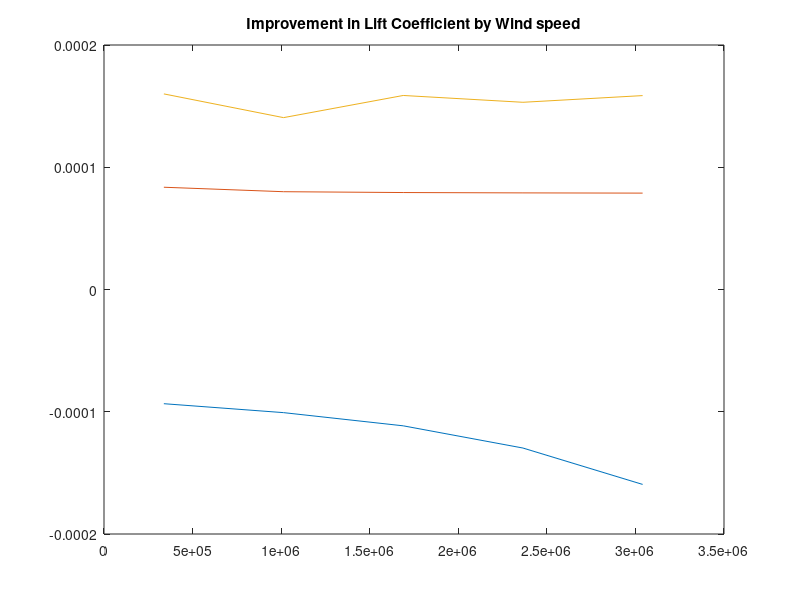

Reproduce this figure in MATLAB. (Note: this script raises an error after producing the figure.)

close all
clear
clc

flatPlateLiftCoeff= ...
    [0.0001539939936 0.000159174863 0.0001696671582 0.0001877435053 0.0002174978982;...
    0.0004765066667 0.0004761481481 0.000476 0.0004760163265 0.000475983539;
    0.00122216 0.001221511111 0.001221653333 0.001221714286 0.001221662551;
    ];
airFoilLiftCoeff= ...
    [
    0.00006058133333 0.0000584562963 0.0000581632 0.00005807346939 0.00005805761317;
    0.00056016 0.0005561481481 0.0005553173333 0.000555047619 0.0005548312757;
    0.00138216 0.001362103704 0.001380373333 0.001374857143 0.001380279835;    ];

reynoldsNumber= ...
[
337837.8378 1013513.514 1689189.189 2364864.865 3040540.541;
337837.8378 1013513.514 1689189.189 2364864.865 3040540.541;
337837.8378 1013513.514 1689189.189 2364864.865 3040540.541; ];
%%

figure;
plot(reynoldsNumber(1,:),airFoilLiftCoeff(1,:)-flatPlateLiftCoeff(1,:))
hold on;
plot(reynoldsNumber(2,:),airFoilLiftCoeff(2,:)-flatPlateLiftCoeff(2,:))
plot(reynoldsNumber(3,:),airFoilLiftCoeff(3,:)-flatPlateLiftCoeff(3,:))
title("Improvement in Lift Coefficient by Wind speed")
subtitle("Foil - Flat Plate")
xlabel("Reynolds Number");
ylabel("\Delta C_{L}");
legend("5 Deg", "15 Deg", "45 Deg");


%%

figure;
plot(reynoldsNumber(1,:),(airFoilLiftCoeff(1,:)-flatPlateLiftCoeff(1,:))./airFoilLiftCoeff(1,:) * 100)
hold on;
plot(reynoldsNumber(1,:),(airFoilLiftCoeff(2,:)-flatPlateLiftCoeff(2,:))./airFoilLiftCoeff(2,:)* 100)
plot(reynoldsNumber(1,:),(airFoilLiftCoeff(3,:)-flatPlateLiftCoeff(3,:))./airFoilLiftCoeff(3,:)* 100)
title("Percent Improvement in Lift Coefficient by Wind speed")
subtitle("(C_{Foil} - C_{Flat Plate} ) / (C_{Foil}) * 100%")
xlabel("Reynolds Number");
ylabel("% Improvement");
legend("5 Deg", "15 Deg", "45 Deg");

%%

figure;
plot(reynoldsNumber(1,:),(airFoilLiftCoeff(1,:)-flatPlateLiftCoeff(1,:))./flatPlateLiftCoeff(1,:) * 100)
hold on;
plot(reynoldsNumber(1,:),(airFoilLiftCoeff(2,:)-flatPlateLiftCoeff(2,:))./flatPlateLiftCoeff(2,:)* 100)
plot(reynoldsNumber(1,:),(airFoilLiftCoeff(3,:)-flatPlateLiftCoeff(3,:))./flatPlateLiftCoeff(3,:)* 100)
title("Percent Improvement in Lift Coefficient by Wind speed")
subtitle("(C_{Foil} - C_{Flat Plate} ) / (C_{Flat Plate}) * 100%")
xlabel("Reynolds Number");
ylabel("% Improvement");
legend("5 Deg", "15 Deg", "45 Deg");


%%
figure;
plot(reynoldsNumber(1,:), airFoilLiftCoeff(1,:)./flatPlateLiftCoeff(1,:) * 100)
hold on;
plot(reynoldsNumber(2,:), airFoilLiftCoeff(2,:)./flatPlateLiftCoeff(2,:) * 100)
plot(reynoldsNumber(3,:), airFoilLiftCoeff(3,:)./flatPlateLiftCoeff(3,:) * 100)
title("Percent Improvement in Lift Coefficient by Wind speed")
subtitle("(C_{Foil}/ C_{Flat Plate} ) * 100%")
xlabel("Reynolds Number");
ylabel("% Improvement");
legend("5 Deg", "15 Deg", "45 Deg");

